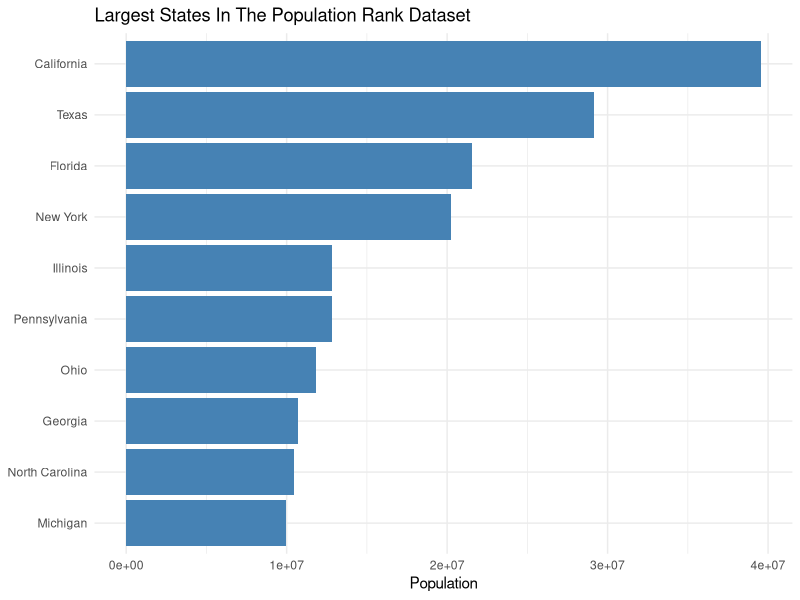
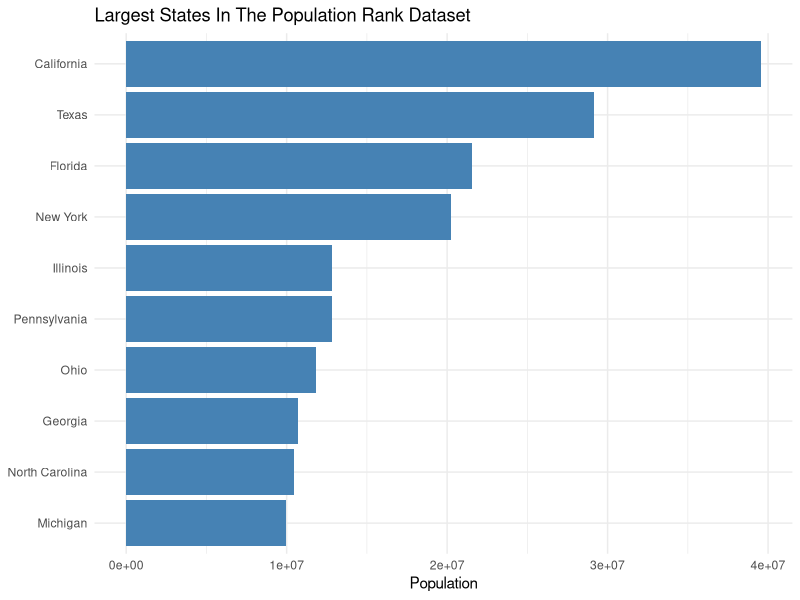

Source code (R) for these figures, in order:
## ---- chunk 1
#| include: false
knitr::opts_knit$set(root.dir = normalizePath("../../../.."))
library(dplyr)
library(ggplot2)
## ---- chunk 2
states <- readr::read_csv("data/real/state_population_ranks.csv")

top_states <- states |>
  slice_max(population, n = 10) |>
  mutate(state_name = reorder(state_name, population))

final_plot <- ggplot(top_states, aes(x = state_name, y = population)) +
  geom_col(fill = "steelblue") +
  coord_flip() +
  labs(
    title = "Largest States In The Population Rank Dataset",
    x = NULL,
    y = "Population"
  ) +
  theme_minimal()

final_plot

saved_file <- file.path(tempdir(), "top-states-practice-reference.png")

ggsave(
  filename = saved_file,
  plot = final_plot,
  width = 7,
  height = 5,
  dpi = 300
)

saved_file
